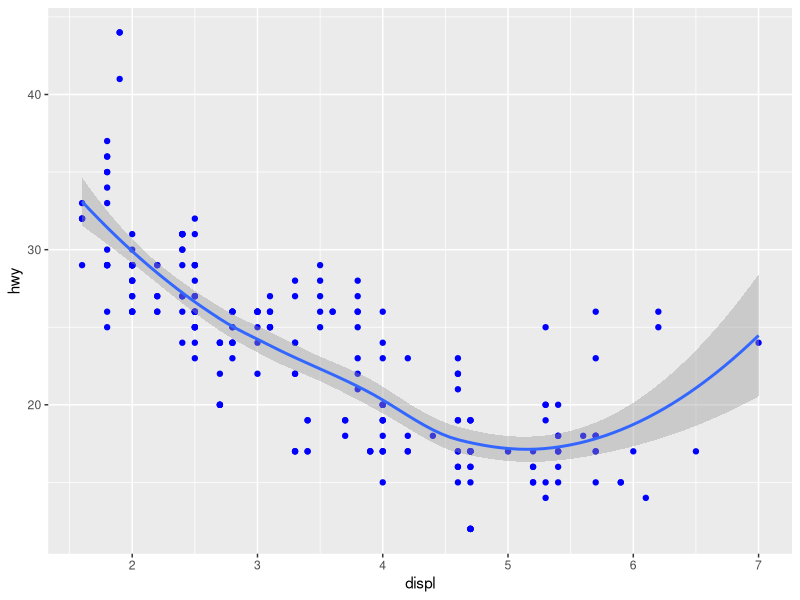
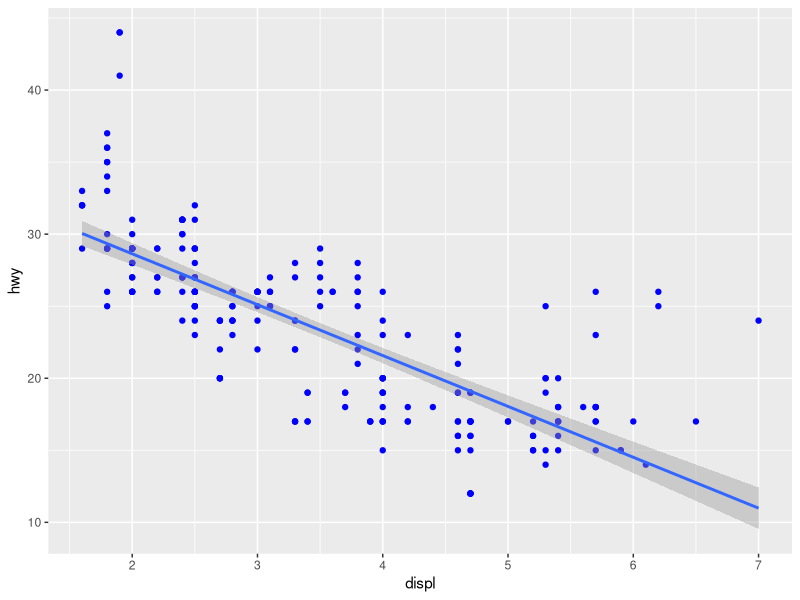
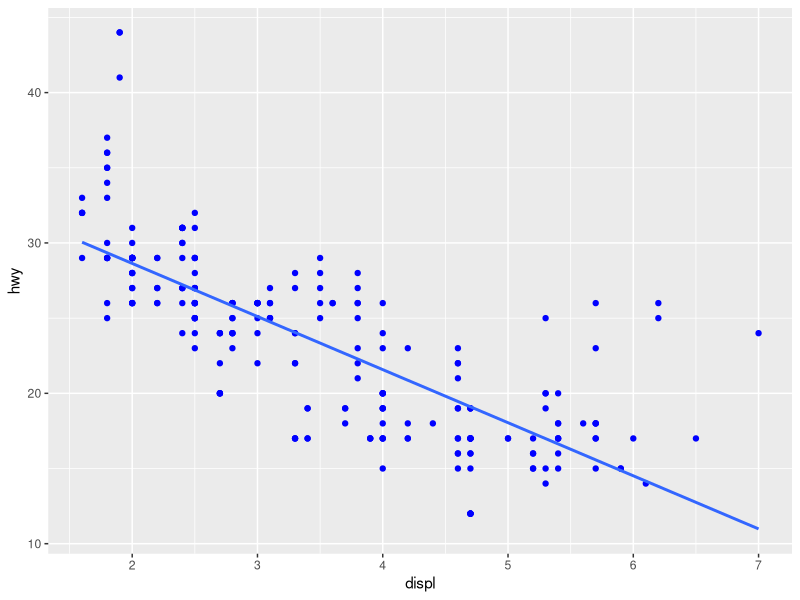
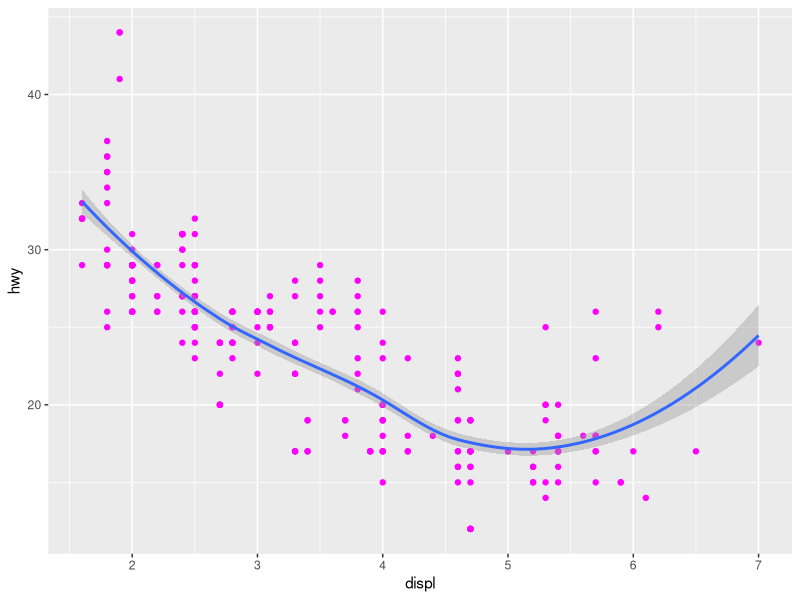
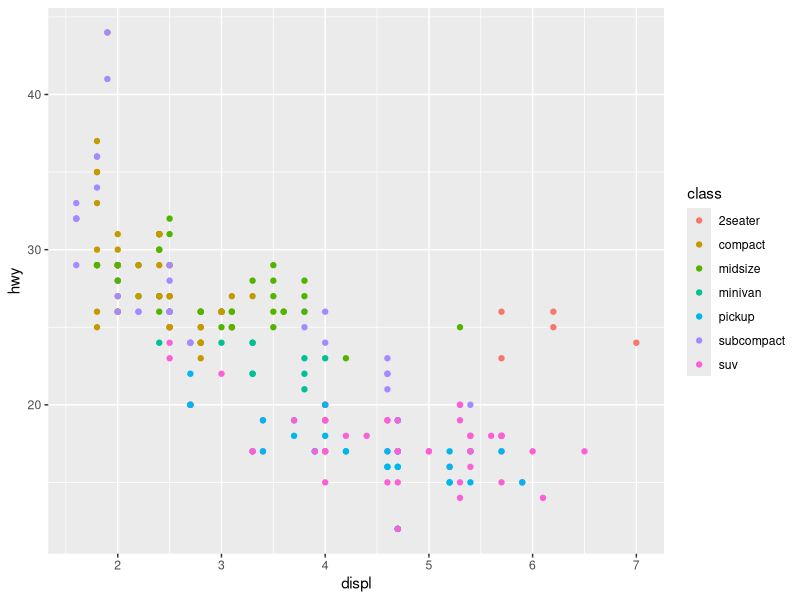
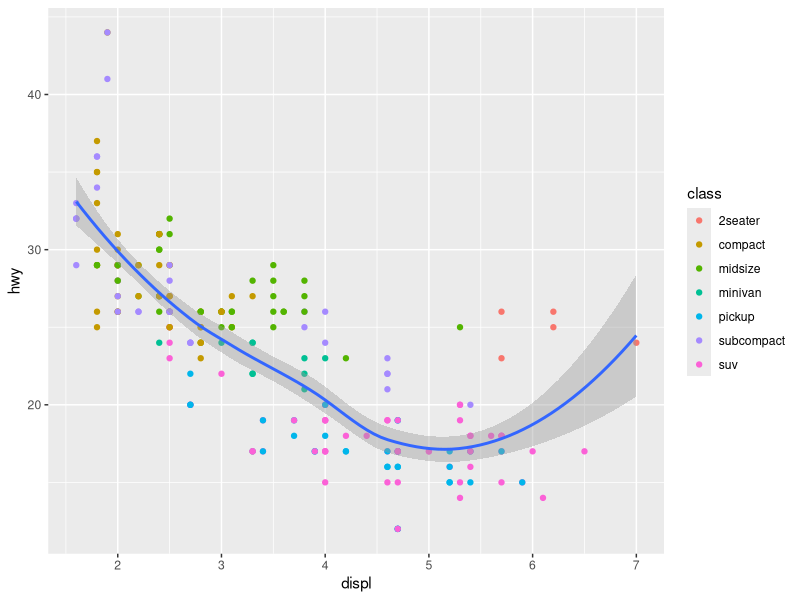
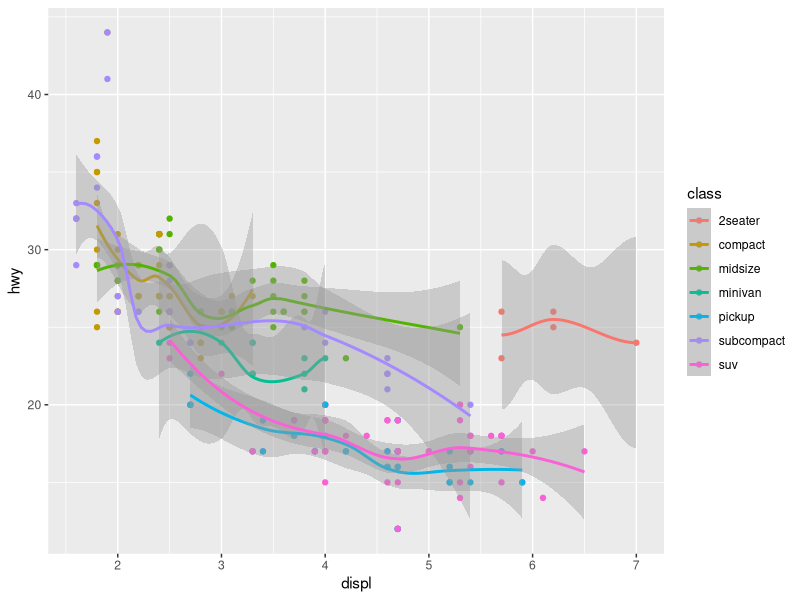

Generate these figures, in order, with R:
mtcars
library(tidyverse)

mpg

ggplot(mpg, aes(x = displ, y = hwy)) +
  geom_point(color = "blue") +
  geom_smooth()
?ggplot()

ggplot(mpg, aes(x = displ, y = hwy)) +
  geom_point(color = "blue") +
  geom_smooth(method = "lm")
?geom_smooth

ggplot(mpg, aes(x = displ, y = hwy)) +
  geom_point(color = "blue") +
  geom_smooth(method = "lm", se = FALSE)

ggplot(mpg, aes(x = displ, y = hwy)) +
  geom_point(color = "magenta") +
  geom_smooth(level = .68)

ggplot(mpg, aes(x = displ, y = hwy)) +
  geom_point(aes(color = class))

ggplot(mpg, aes(x = displ, y = hwy)) +
  geom_point(aes(color = class)) +
  geom_smooth()

ggplot(mpg, aes(x = displ, y = hwy, color = class)) +
  geom_point() +
  geom_smooth()

